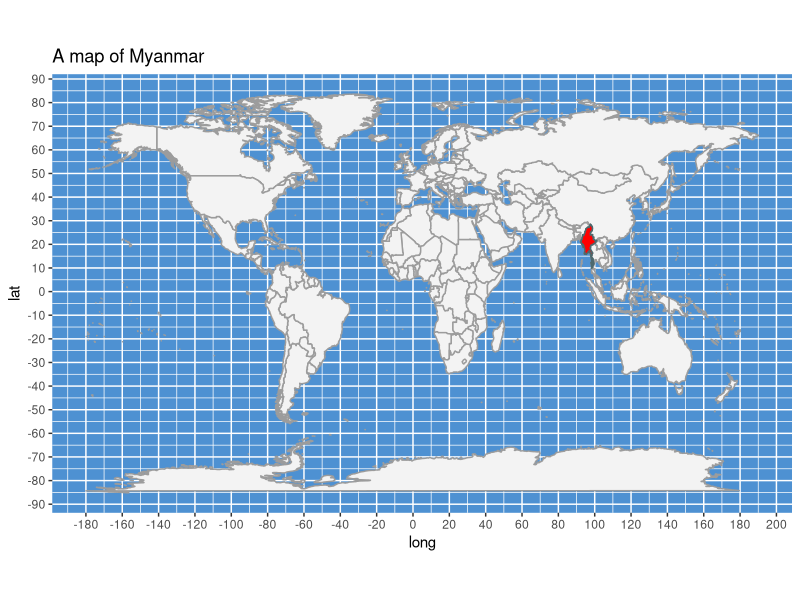
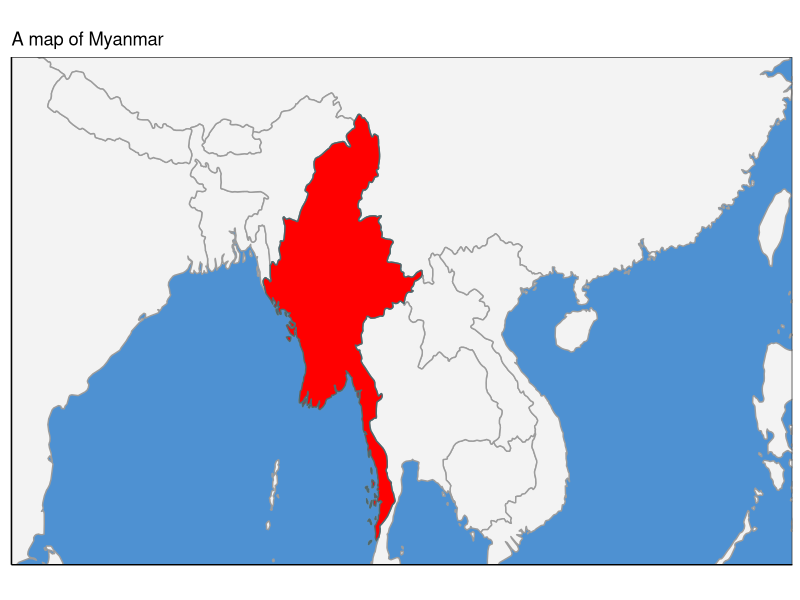
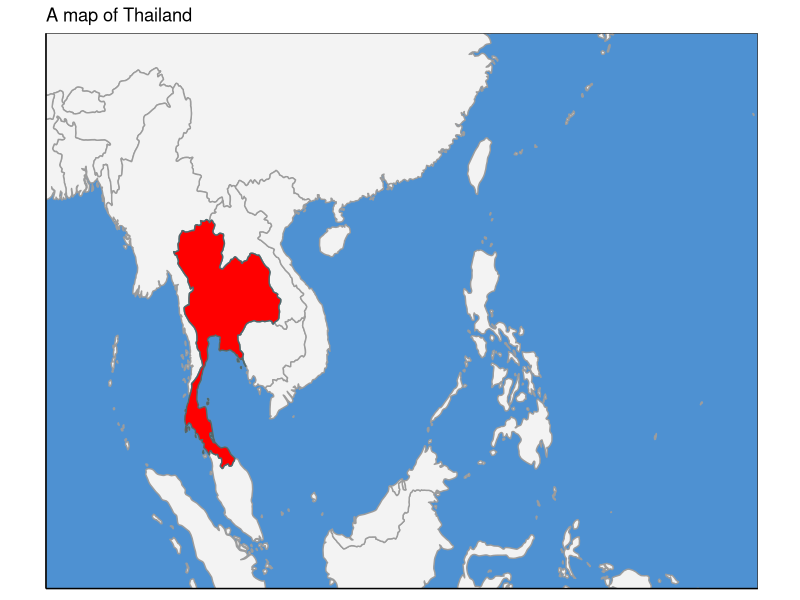

Reproduce these figures in R, in order.
setwd("c:/docs/youtubeR101")
rm(list=ls())

library(maps)
library(tidyverse)




map_country <- function(country, x_limits = NULL, y_limits = NULL){
  ## Verifying the arguments passed to the function
  if(!is.character(country)) stop("Name of the country should be character")
  if(length(country) != 1) stop("Function supports only one country per map")
  ## Load libraries
  require(maps)
  require(ggplot2)
  if(!country %in% map_data('world')$region) stop('Country name not recognized\nTo see a list of recognized countries run <unique(maps::map_data("world")$region)>')
  ## If coords limits missing, print worldwide map with coordinates system to allow
  ## User observe coords for reference
  if(missing(x_limits) || missing(y_limits)) {
    warning("X and/or Y limits not provided.\nPrinting worldwide map.")
    map_country_theme <- theme(panel.background = element_rect(fill = '#4e91d2'))
  }
  else {
    if(length(x_limits) != 2 || length(y_limits) != 2 ||
       !all(grepl('^-?[0-9.]+$', c(x_limits, y_limits)))){
      stop("Limits for X and Y coords should be provided as vectors with two numeric values")
    }
    else {
      ## All the received inputs are correct.
      ## Let's define our custom theme for the final map 
      map_country_theme <- theme_bw() +
        theme(panel.background = element_rect(fill = '#4e91d2'),
              legend.position = 'none',
              panel.grid.major = element_blank(),
              panel.grid.minor = element_blank(),
              axis.line = element_line(colour = "black"),
              axis.title.x=element_blank(),
              axis.text.x=element_blank(),
              axis.ticks.x=element_blank(),
              axis.title.y=element_blank(),
              axis.text.y=element_blank(),
              axis.ticks.y=element_blank())
    }
  }
  ## make a df with only the country to overlap
  map_data_country <- map_data('world')[map_data('world')$region == country,]
  ## The map (maps + ggplot2 )
  ggplot() +
    ## First layer: worldwide map
    geom_polygon(data = map_data("world"),
                 aes(x=long, y=lat, group = group),
                 color = '#9c9c9c', fill = '#f3f3f3') +
    ## Second layer: Country map
    geom_polygon(data = map_data_country,
                 aes(x=long, y=lat, group = group),
                 color = '#4d696e', fill = 'red') +
    coord_map() +
    coord_fixed(1.3,
                xlim = x_limits,
                ylim = y_limits) +
    ggtitle(paste0("A map of ", country)) +
    scale_x_continuous(n.breaks = 20) +
    scale_y_continuous(n.breaks = 20) +
    map_country_theme
}

## Test the function with a different country

map_country("Myanmar")
map_country("Myanmar",c(80,120),c(10,30)) 


map_country("Thailand",c(90,140),c(0,30))
